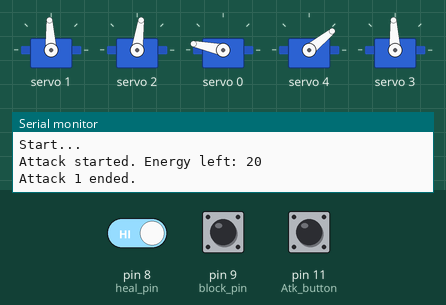
Bench run of a sketch on a simulated Arduino Uno, built with avr-gcc and run on an emulated ATmega328P. On the bench: 5 × servo, the last lines printed to the serial monitor. Inputs (shaded band) come from the test bench; at power-on: pin 9 (block_pin) HIGH, pin 11 (Atk_button) HIGH, pin 8 (heal_pin) HIGH.

Above: at 1.2 s.
1.3 s: pin 9 (block_pin) pulled LOW for 3.2 s
At 2.1 s:
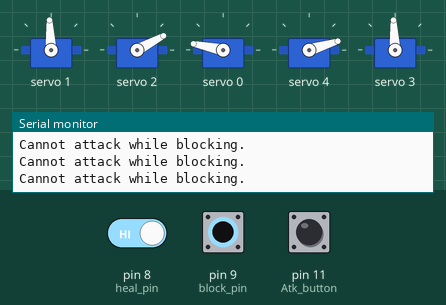
6.9 s: pin 11 (Atk_button) pulled LOW for 0.15 s
At 7.6 s:
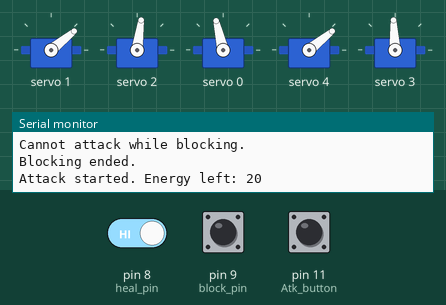
9.2 s: pin 11 (Atk_button) pulled LOW for 3.2 s
At 10.4 s:
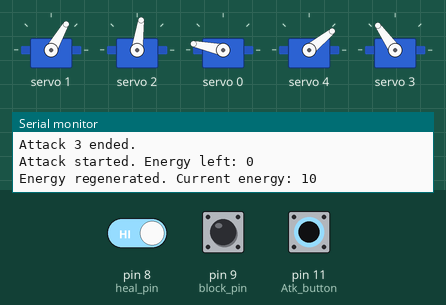
15.5 s: pin 8 (heal_pin) driven LOW and pin 9 (block_pin) driven LOW
At 16.1 s:
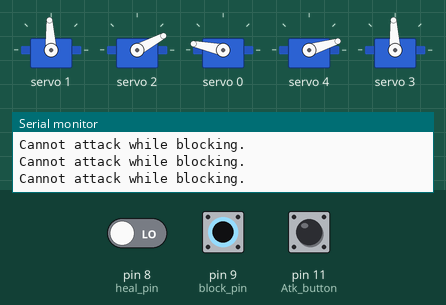
18.5 s: pin 11 (Atk_button) pulled LOW for 3.2 s
At 21.3 s:
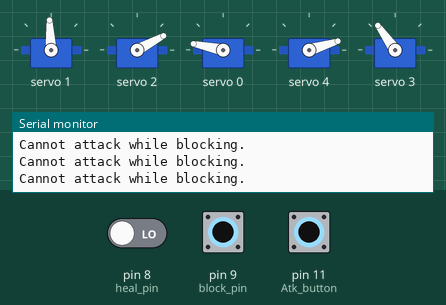
Timing chart, 0 to 24.2 s (numbered marks = the images above; inputs shaded):
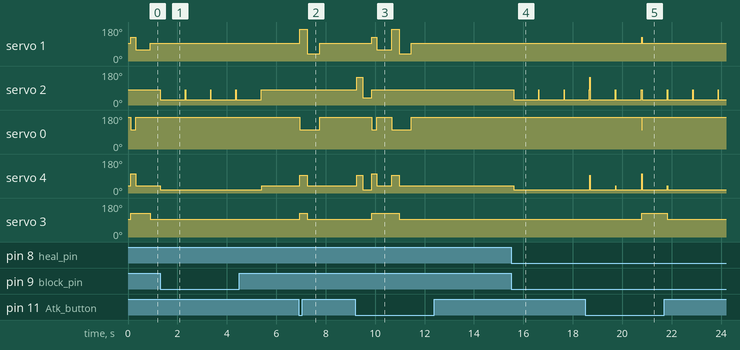

The sketch:

Arduino_motion_control_ally_.ino
```cpp
// Atk_Sensor_Character V3
// Features:
// Added pwm servo drivers
// Disable skill button
// Weapon atk motion
// Can't atk while blocking

#include <Adafruit_PWMServoDriver.h>
Adafruit_PWMServoDriver pwm = Adafruit_PWMServoDriver();

#define skill_pin 12
#define Atk_button 11
#define run_pin 10
#define heal_pin 8
#define block_pin 9

#define SERVO_PUNGGUNG 0
#define SERVO_BAHUKANAN 1
#define SERVO_TANGANKIRI 2
#define SERVO_SIKUKANAN 3
#define SERVO_PINGGANG 4
#define SERVO_KAKIKANAN 5
#define SERVO_KAKIKIRI 6

// Character stats:
int damage = 0;
int hp = 30;
int deff = 800;
int atk = 300;
int enrgy = 30;
int maxenrgy = 30;
float critRate = 0.2; // Crit rate 20%
float critDMG = 1.0; // Crit DMG 100% (default duration * 1.0)

// Attack button
int button_state = 0;
unsigned long lastAtkTime = 0, atkInterval = 500;  // Attack timing
bool isAttacking = false;

// Skill button
int skill_press_count = 0;
int skill_state = 0;
int prev_skill_state = 0;

static bool isUsingSkill = false; // Status penggunaan skill
static unsigned long lastSkillTime = 0; // Waktu terakhir skill digunakan
static unsigned long skillAnimationStartTime = 0; // Waktu mulai animasi skill
const unsigned long skillCooldown = 5000; // Cooldown 5 detik
const unsigned long skillAnimationDuration = 300; // Durasi animasi skill (300 ms)

// Block button
int block_press_count = 0;
int block_state = 0;
int prev_block_state = 0;
unsigned long lastBlockTime = 0, blockInterval = 3000; // Block timing
bool isBlocking = false;

// Heal button
int heal_press_count = 0;
int heal_state = 0;
int prev_heal_state = 0;

// Energy management
unsigned long lastEnergyRegenTime = 0;
const unsigned long energyRegenInterval = 5000; // Regenerate 10 energy every 5 seconds
const int energyCostPerAttack = 10;

void setup()
{
  Serial.begin(9600);
  pinMode(heal_pin, INPUT_PULLUP);
  pinMode(block_pin, INPUT_PULLUP);
  pinMode(Atk_button, INPUT_PULLUP);
  pinMode(skill_pin, INPUT_PULLUP);
  pinMode(run_pin, INPUT);

  pwm.begin();
  pwm.setPWMFreq(50);

  setIdlePosition();
  Serial.println("Start...");
}

void setServoAngle(int channel, int angle)
{
  int pulseLength = map(angle, 0, 180, 102, 512); // Map angle to pulse length
  pwm.setPWM(channel, 0, pulseLength);
}

void setIdlePosition()
{
  setServoAngle(SERVO_BAHUKANAN, 90);
  setServoAngle(SERVO_TANGANKIRI, 80);
  setServoAngle(SERVO_PUNGGUNG, 160);
  setServoAngle(SERVO_TANGANKIRI, 80);
  setServoAngle(SERVO_PINGGANG, 40);
  setServoAngle(SERVO_SIKUKANAN, 90);
}

bool debounceButton(int pin) {
  static unsigned long lastDebounceTime = 0;
  static int lastButtonState = LOW;
  int currentState = digitalRead(pin);

  if (currentState != lastButtonState) {
    lastDebounceTime = millis();
  }

  if ((millis() - lastDebounceTime) > 50) {  // Debounce 50ms
    if (currentState != button_state) {
      button_state = currentState;
    }
  }

  lastButtonState = currentState;
  return button_state == HIGH;
}

void HealState()
{
  heal_state = digitalRead(heal_pin);
  if (heal_state != prev_heal_state)
  {
    if (heal_state == HIGH) {
      //idle
    }else{
      //button pressed
      hp++;
      Serial.print("Healed! Current HP: ");
      Serial.println(hp);
    }
    delay(100);
  }
  prev_heal_state = heal_state;
}

void BlockState() //Blocking menggunakan millis
{
  block_state = digitalRead(block_pin);

  if (block_state ==  LOW && !isBlocking) {
    isBlocking = true;
    lastBlockTime = millis();
    Serial.println("Blocking started...");
  }

  if (isBlocking) {
    unsigned long currentTime = millis();

    if (currentTime - lastBlockTime < 1000) {
      //setServoAngle(SERVO_BAHUKANAN, 150);
      setServoAngle(SERVO_TANGANKIRI, 30);
      setServoAngle(SERVO_PINGGANG, 20);
      setServoAngle(SERVO_BAHUKANAN, 90);
      setServoAngle(SERVO_PUNGGUNG, 160);
      delay(50);
    } else {
      isBlocking = false;
      setIdlePosition();
      Serial.println("Blocking ended.");
    }
  }
}

void handleAtkState() {
  static int animationIndex = 0;  // Indeks untuk memilih animasi
  button_state = debounceButton(Atk_button);

  if (isBlocking) {
    Serial.println("Cannot attack while blocking.");
    return;  // Langsung keluar dari fungsi jika blocking aktif
  }

  // Check energy level before attacking
  if (button_state == LOW && !isAttacking) {
    if (enrgy >= energyCostPerAttack) {
      isAttacking = true;
      lastAtkTime = millis();
      enrgy -= energyCostPerAttack;  // Deduct energy
      Serial.print("Attack started. Energy left: ");
      Serial.println(enrgy);
    } else {
      Serial.println("Low energy, wait 5s!");
    }
  }

  if (isAttacking) {
    unsigned long currentTime = millis();

    switch (animationIndex) {
      case 0:  // Animasi serangan 1
        if (currentTime - lastAtkTime < 200) {
          setServoAngle(SERVO_PINGGANG, 100);
          setServoAngle(SERVO_PUNGGUNG, 100);
          setServoAngle(SERVO_BAHUKANAN, 120);
          setServoAngle(SERVO_SIKUKANAN, 120);
        } else if (currentTime - lastAtkTime < 800) {
          setServoAngle(SERVO_PINGGANG, 40);
          setServoAngle(SERVO_PUNGGUNG, 160);
          setServoAngle(SERVO_BAHUKANAN, 60);
        } else {
          isAttacking = false;
          animationIndex = (animationIndex + 1) % 3;  // Pindah ke animasi berikutnya
          setIdlePosition();
          Serial.println("Attack 1 ended.");
        }
        break;

      case 1:  // Animasi serangan 2
        if (currentTime - lastAtkTime < 300) {
          setServoAngle(SERVO_PUNGGUNG, 100);
          setServoAngle(SERVO_BAHUKANAN, 160);
          setServoAngle(SERVO_PINGGANG, 90);
          setServoAngle(SERVO_SIKUKANAN, 120);
        } else if (currentTime - lastAtkTime < 800) {
          setServoAngle(SERVO_BAHUKANAN, 40);
          setServoAngle(SERVO_TANGANKIRI, 80);
          setServoAngle(SERVO_PINGGANG, 40);
          setServoAngle(SERVO_SIKUKANAN, 90);
        } else {
          isAttacking = false;
          animationIndex = (animationIndex + 1) % 3;  // Pindah ke animasi berikutnya
          setIdlePosition();
          Serial.println("Attack 2 ended.");
        }
        break;

      case 2:  // Animasi serangan 3
        if (currentTime - lastAtkTime < 250) {
          setServoAngle(SERVO_TANGANKIRI, 140);
          setServoAngle(SERVO_PINGGANG, 90);
        } else if (currentTime - lastAtkTime < 600) {
          setServoAngle(SERVO_PINGGANG, 20);
          setServoAngle(SERVO_TANGANKIRI, 40);
        } else {
          isAttacking = false;
          animationIndex = (animationIndex + 1) % 3;  // Pindah ke animasi berikutnya
          setIdlePosition();
          Serial.println("Attack 3 ended.");
        }
        break;
    }
  }
  else {
    // Servo dalam posisi idle saat tidak menyerang
    setIdlePosition();
  }
}
void regenerateEnergy() {
  unsigned long currentTime = millis();
  if (currentTime - lastEnergyRegenTime >= energyRegenInterval) {
    if (enrgy < maxenrgy) {
      enrgy = min(enrgy + 10, maxenrgy);  // Regenerate 10 energy, not exceeding max energy
      Serial.print("Energy regenerated. Current energy: ");
      Serial.println(enrgy);
    }
    lastEnergyRegenTime = currentTime;
  }
}
void loop() {
  HealState();
  BlockState();
  regenerateEnergy();
  handleAtkState();
}
```

Measured:
- after the input at 1.3 s, servo 2: 82° → 28° at once, → 82° 4.1 s later; servo 4: 39° → 17° at once, → 39° 4.1 s later
- after the input at 6.9 s, servo 1: 93° → 168° after 0.06 s, → 39° 0.30 s later, → 93° 0.50 s later; servo 0: 168° → 103° after 0.06 s, → 168° 0.80 s later; servo 4: 39° → 93° after 0.06 s, → 39° 0.30 s later; servo 3: 93° → 125° after 0.06 s, → 93° 0.30 s later
- after the input at 9.2 s, servo 1: 93° → 125° after 0.66 s, → 60° 0.20 s later, → 168° 0.61 s later, → 39° 0.30 s later, … (5 changes in this stretch); servo 2: 82° → 146° after 0.06 s, → 39° 0.25 s later, → 82° 0.35 s later
- after the input at 15.5 s, servo 2: 82° → 28° after 0.10 s; servo 4: 39° → 17° after 0.11 s
- after the input at 18.5 s, servo 1: 93° → 125° after 2.3 s, → 93° 0.02 s later; servo 0: 168° → 103° after 2.3 s, → 168° 0.02 s later; servo 3: 93° → 125° after 2.3 s, → 93° 1.0 s later
